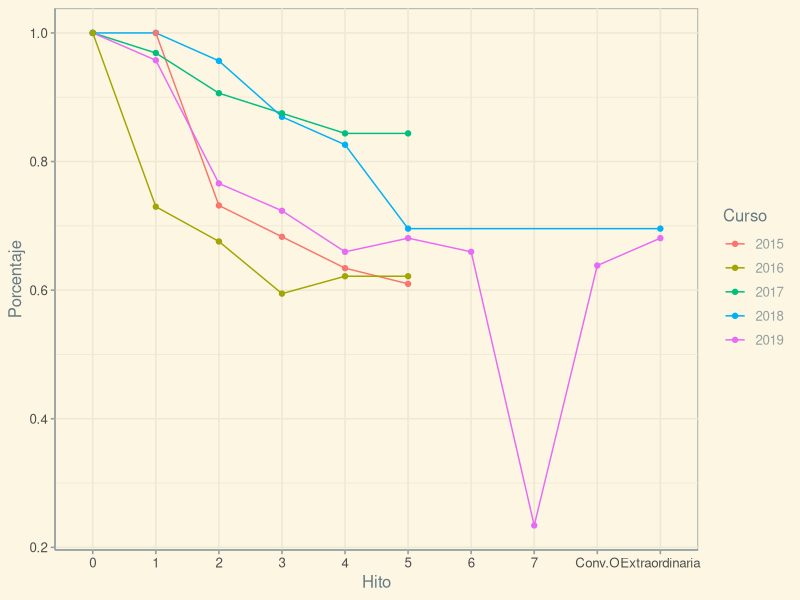

The R script that drew this image:
library(ggplot2)
library(dplyr)
library(ggthemes)
data <- read.csv("notas-suspensos-entregas-2015-2019.csv")


data$Curso <- as.factor(data$Curso)
data[is.na(data)] <- 0
data$Aprobados <- data$Cuantos - data$Suspensos
data <- data %>% group_by(Curso) %>% mutate(Porcentaje = Aprobados/max(Cuantos))
ggplot( data,aes(x=Hito,y=Porcentaje,color=Curso,group=Curso)) + geom_line() + geom_point() + theme_solarized()
